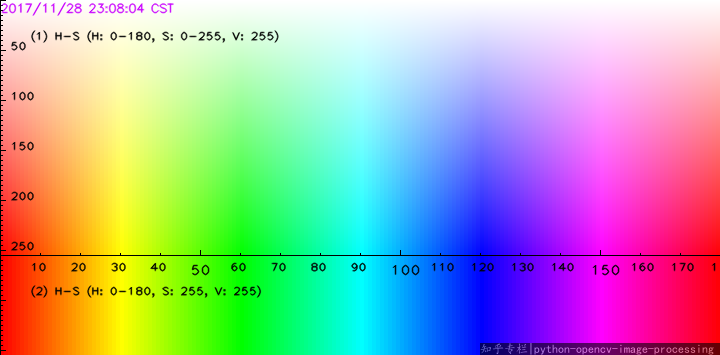
//> input picture ColourSpectrum.png, 720 x 355 px
$ ./Convex_Hull ../ColourSpectrum.png   (built with g++ and OpenCV 4)
//> lines starting //> are read from the running program, lines starting //| are printed output that depends on the picture; after the words box and inside, x2 and y2 are one past the last pixel; in counts of white or black regions, pixels touching at a corner belong together
#include "opencv2/highgui/highgui.hpp"
 #include "opencv2/imgproc/imgproc.hpp"
 #include <iostream>
 #include <stdio.h>
 #include <stdlib.h>

 using namespace cv;
 using namespace std;

 Mat src; Mat src_gray;
 int thresh = 100;
 int max_thresh = 255;
 RNG rng(12345);

 /// Function header
 void thresh_callback(int, void* );

/** @function main */
int main( int argc, char** argv )
 {
   /// Load source image and convert it to gray
   src = imread( argv[1], 1 );
//> src is the input picture: 355 rows x 720 cols, CV_8UC3; mean B, G, R 170.7, 171.1, 169.8

   /// Convert image to gray and blur it
   cvtColor( src, src_gray, CV_BGR2GRAY );
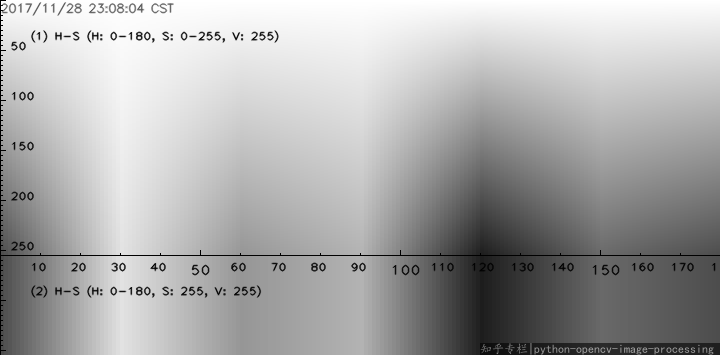
//> src_gray: 355 rows x 720 cols, CV_8UC1; min 0, max 255, mean 170.7
   blur( src_gray, src_gray, Size(3,3) );

   /// Create Window
   char* source_window = "Source";
   namedWindow( source_window, CV_WINDOW_AUTOSIZE );
   imshow( source_window, src );

   createTrackbar( " Threshold:", "Source", &thresh, max_thresh, thresh_callback );
   thresh_callback( 0, 0 );

   waitKey(0);
   return(0);
 }

 /** @function thresh_callback */
 void thresh_callback(int, void* )
 {
   Mat src_copy = src.clone();
   Mat threshold_output;
   vector<vector<Point> > contours;
   vector<Vec4i> hierarchy;

   /// Detect edges using Threshold
   threshold( src_gray, threshold_output, thresh, 255, THRESH_BINARY );
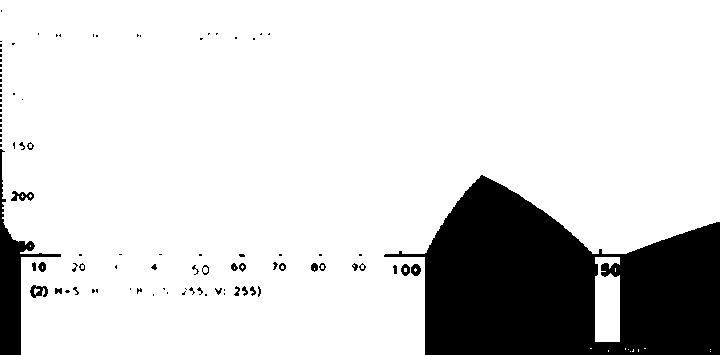
//> threshold_output: 355 rows x 720 cols, CV_8UC1; 83.7% white; 96 black regions (65 under 20 px)

   /// Find contours
   findContours( threshold_output, contours, hierarchy, CV_RETR_TREE, CV_CHAIN_APPROX_SIMPLE, Point(0, 0) );
//> contours = 107 contours, 75 with area under 20; largest, box (x1, y1, x2, y2) and area: (0, 0, 720, 355) 212290, (595, 257, 620, 342) 1745, (29, 284, 49, 299) 192, (10, 190, 35, 202) 177, (410, 263, 422, 277) 109

   /// Find the convex hull object for each contour
   vector<vector<Point> >hull( contours.size() );
//> hull = 107 empty contours
   for( int i = 0; i < contours.size(); i++ )
      {  convexHull( Mat(contours[i]), hull[i], false ); }
//> this loop made 107 passes
//> after the loop, hull = 107 contours, 73 with area under 20; largest, box (x1, y1, x2, y2) and area: (0, 0, 720, 355) 233274, (595, 257, 620, 342) 2016, (10, 190, 35, 202) 232, (29, 284, 49, 299) 222, (410, 263, 422, 277) 110

   /// Draw contours + hull results
   Mat drawing = Mat::zeros( threshold_output.size(), CV_8UC3 );
   for( int i = 0; i< contours.size(); i++ )
      {
        Scalar color = Scalar( rng.uniform(0, 255), rng.uniform(0,255), rng.uniform(0,255) );
        drawContours( drawing, contours, i, color, 1, 8, vector<Vec4i>(), 0, Point() );
        drawContours( drawing, hull, i, color, 1, 8, vector<Vec4i>(), 0, Point() );
      }
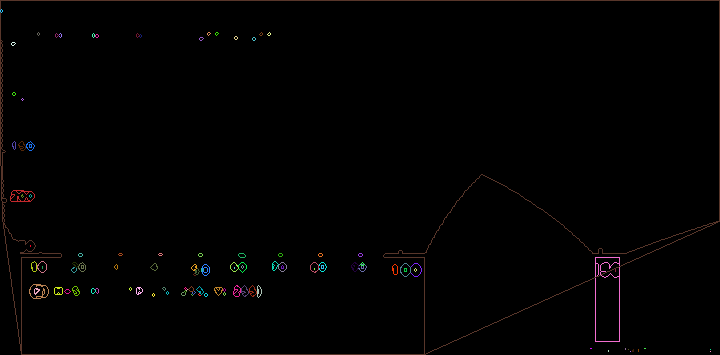
//> drawing: 355 rows x 720 cols, CV_8UC3; mean B, G, R 1.3, 1.5, 2

   /// Show in a window
   namedWindow( "Hull demo", CV_WINDOW_AUTOSIZE );
   imshow( "Hull demo", drawing );
 }
